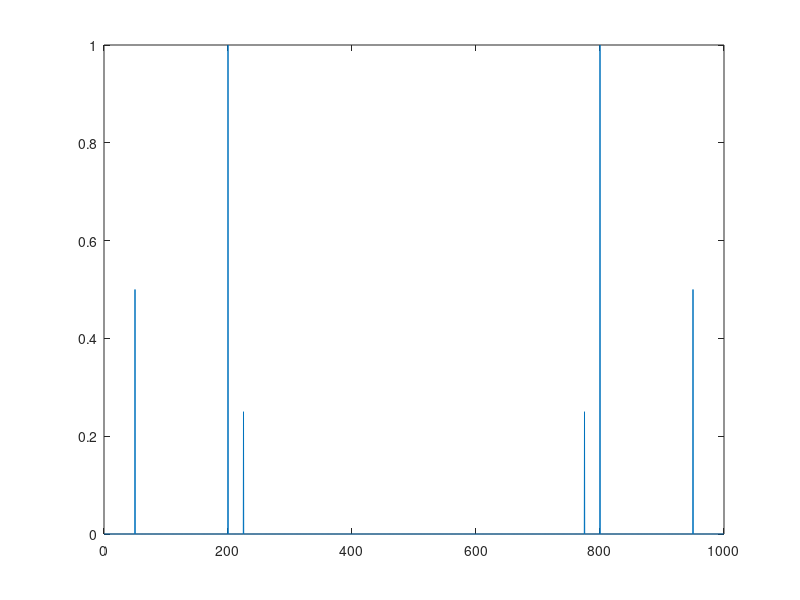
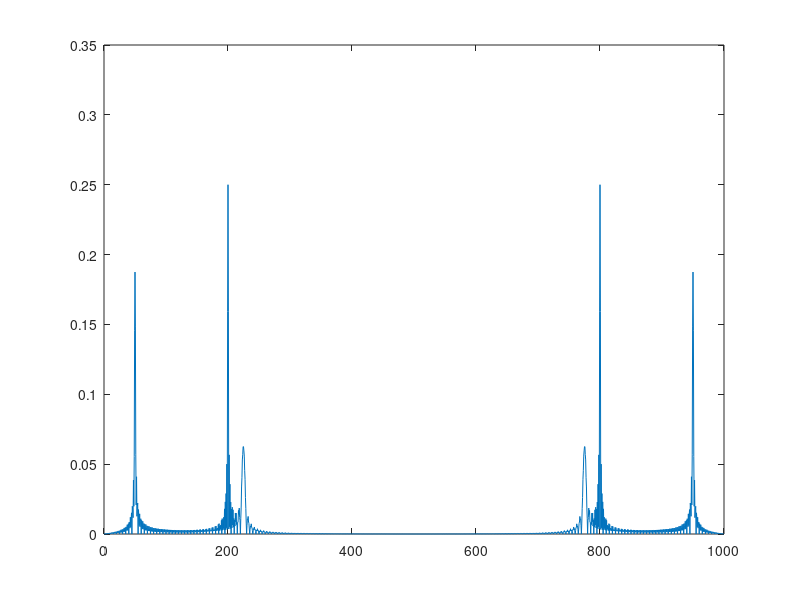

Write MATLAB code to recreate these figures, in order. (Note: this script raises an error after producing the figures.)
clear;
close all;

load('guia1_files.mat');

fs = 1000;
N1 = length(y1);
N2 = length(y2);

espectro1 = fft(y1, N1) / N1;
espectro2 = fft(y2, N2) / N2;
frecuencias1 = linspace(0, fs*((N1-1)/N1), N1);
frecuencias2 = linspace(0, fs*((N2-1)/N2), N2);

figure
plot(frecuencias1, abs(espectro1));
figure
plot(frecuencias2, abs(espectro2));

figure
spectrogram(y1, hamming(200), 0, N1, fs);
figure
spectrogram(y2, hamming(200), 0, N2, fs);